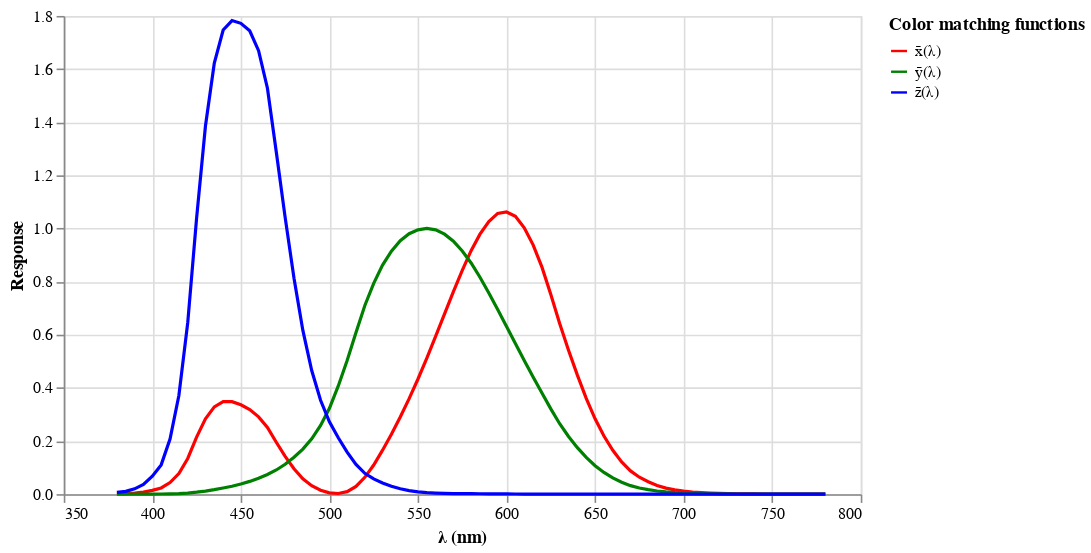

Source (notebook cell):
### Code cell
plotcmf = toVegaLite
  [ description "CIE 1931 Color Matching Functions"
  , background "white"
  , cie1931cmf
  , transform . foldAs ["x̄(λ)", "ȳ(λ)", "z̄(λ)"] "Color matching functions" "Response"$ []
  , mark Line []
  , encoding 
    . position VL.X [PName "λ (nm)", PmType Quantitative]
    . position VL.Y [PName "Response", PmType Quantitative]
    . color [ MName "Color matching functions", MmType Nominal , MScale [SDomain (DStrings ["x̄(λ)", "ȳ(λ)", "z̄(λ)"]), SRange (RStrings ["Red", "Green", "Blue"])] ]
    $ []
  , height 300
  , width 500
  ]
  where
    cie1931cmf = dataFromColumns []
               . dataColumn "λ (nm)" (Numbers [w | (w, _, _) <- CIE1931.colorMatchingFunctions])
               . dataColumn "x̄(λ)" (Numbers [s0 | (_, V3 s0 _ _, _) <- CIE1931.colorMatchingFunctions])
               . dataColumn "ȳ(λ)" (Numbers [s1 | (_, V3 _ s1 _, _) <- CIE1931.colorMatchingFunctions])
               . dataColumn "z̄(λ)" (Numbers [s3 | (_, V3 _ _ s3, _) <- CIE1931.colorMatchingFunctions])
               $ []
vlShow plotcmf

### Figure 1 — Vega-Lite specification as saved in the notebook (floating-point values rounded to 4 significant figures)
{"$schema": "https://vega.github.io/schema/vega-lite/v3.json", "background": "white", "data": {"values": [{"x̄(λ)": 0.001368, "z̄(λ)": 0.00645, "ȳ(λ)": 3.9e-05, "λ (nm)": 380}, {"x̄(λ)": 0.002236, "z̄(λ)": 0.01055, "ȳ(λ)": 6.4e-05, "λ (nm)": 385}, {"x̄(λ)": 0.004243, "z̄(λ)": 0.02005, "ȳ(λ)": 0.00012, "λ (nm)": 390}, {"x̄(λ)": 0.00765, "z̄(λ)": 0.03621, "ȳ(λ)": 0.000217, "λ (nm)": 395}, {"x̄(λ)": 0.01431, "z̄(λ)": 0.06785, "ȳ(λ)": 0.000396, "λ (nm)": 400}, {"x̄(λ)": 0.02319, "z̄(λ)": 0.1102, "ȳ(λ)": 0.00064, "λ (nm)": 405}, {"x̄(λ)": 0.04351, "z̄(λ)": 0.2074, "ȳ(λ)": 0.00121, "λ (nm)": 410}, {"x̄(λ)": 0.07763, "z̄(λ)": 0.3713, "ȳ(λ)": 0.00218, "λ (nm)": 415}, {"x̄(λ)": 0.1344, "z̄(λ)": 0.6456, "ȳ(λ)": 0.004, "λ (nm)": 420}, {"x̄(λ)": 0.2148, "z̄(λ)": 1.039, "ȳ(λ)": 0.0073, "λ (nm)": 425}, {"x̄(λ)": 0.2839, "z̄(λ)": 1.386, "ȳ(λ)": 0.0116, "λ (nm)": 430}, {"x̄(λ)": 0.3285, "z̄(λ)": 1.623, "ȳ(λ)": 0.01684, "λ (nm)": 435}, {"x̄(λ)": 0.3483, "z̄(λ)": 1.747, "ȳ(λ)": 0.023, "λ (nm)": 440}, {"x̄(λ)": 0.3481, "z̄(λ)": 1.783, "ȳ(λ)": 0.0298, "λ (nm)": 445}, {"x̄(λ)": 0.3362, "z̄(λ)": 1.772, "ȳ(λ)": 0.038, "λ (nm)": 450}, {"x̄(λ)": 0.3187, "z̄(λ)": 1.744, "ȳ(λ)": 0.048, "λ (nm)": 455}, {"x̄(λ)": 0.2908, "z̄(λ)": 1.669, "ȳ(λ)": 0.06, "λ (nm)": 460}, {"x̄(λ)": 0.2511, "z̄(λ)": 1.528, "ȳ(λ)": 0.0739, "λ (nm)": 465}, {"x̄(λ)": 0.1954, "z̄(λ)": 1.288, "ȳ(λ)": 0.09098, "λ (nm)": 470}, {"x̄(λ)": 0.1421, "z̄(λ)": 1.042, "ȳ(λ)": 0.1126, "λ (nm)": 475}, {"x̄(λ)": 0.09564, "z̄(λ)": 0.8129, "ȳ(λ)": 0.139, "λ (nm)": 480}, {"x̄(λ)": 0.05795, "z̄(λ)": 0.6162, "ȳ(λ)": 0.1693, "λ (nm)": 485}, {"x̄(λ)": 0.03201, "z̄(λ)": 0.4652, "ȳ(λ)": 0.208, "λ (nm)": 490}, {"x̄(λ)": 0.0147, "z̄(λ)": 0.3533, "ȳ(λ)": 0.2586, "λ (nm)": 495}, {"x̄(λ)": 0.0049, "z̄(λ)": 0.272, "ȳ(λ)": 0.323, "λ (nm)": 500}, {"x̄(λ)": 0.0024, "z̄(λ)": 0.2123, "ȳ(λ)": 0.4073, "λ (nm)": 505}, {"x̄(λ)": 0.0093, "z̄(λ)": 0.1582, "ȳ(λ)": 0.503, "λ (nm)": 510}, {"x̄(λ)": 0.0291, "z̄(λ)": 0.1117, "ȳ(λ)": 0.6082, "λ (nm)": 515}, {"x̄(λ)": 0.06327, "z̄(λ)": 0.07825, "ȳ(λ)": 0.71, "λ (nm)": 520}, {"x̄(λ)": 0.1096, "z̄(λ)": 0.05725, "ȳ(λ)": 0.7932, "λ (nm)": 525}, {"x̄(λ)": 0.1655, "z̄(λ)": 0.04216, "ȳ(λ)": 0.862, "λ (nm)": 530}, {"x̄(λ)": 0.2258, "z̄(λ)": 0.02984, "ȳ(λ)": 0.9149, "λ (nm)": 535}, {"x̄(λ)": 0.2904, "z̄(λ)": 0.0203, "ȳ(λ)": 0.954, "λ (nm)": 540}, {"x̄(λ)": 0.3597, "z̄(λ)": 0.0134, "ȳ(λ)": 0.9803, "λ (nm)": 545}, {"x̄(λ)": 0.4335, "z̄(λ)": 0.00875, "ȳ(λ)": 0.995, "λ (nm)": 550}, {"x̄(λ)": 0.5121, "z̄(λ)": 0.00575, "ȳ(λ)": 1, "λ (nm)": 555}, {"x̄(λ)": 0.5945, "z̄(λ)": 0.0039, "ȳ(λ)": 0.995, "λ (nm)": 560}, {"x̄(λ)": 0.6784, "z̄(λ)": 0.00275, "ȳ(λ)": 0.9786, "λ (nm)": 565}, {"x̄(λ)": 0.7621, "z̄(λ)": 0.0021, "ȳ(λ)": 0.952, "λ (nm)": 570}, {"x̄(λ)": 0.8425, "z̄(λ)": 0.0018, "ȳ(λ)": 0.9154, "λ (nm)": 575}, {"x̄(λ)": 0.9163, "z̄(λ)": 0.00165, "ȳ(λ)": 0.87, "λ (nm)": 580}, {"x̄(λ)": 0.9786, "z̄(λ)": 0.0014, "ȳ(λ)": 0.8163, "λ (nm)": 585}, {"x̄(λ)": 1.026, "z̄(λ)": 0.0011, "ȳ(λ)": 0.757, "λ (nm)": 590}, {"x̄(λ)": 1.057, "z̄(λ)": 0.001, "ȳ(λ)": 0.6949, "λ (nm)": 595}, {"x̄(λ)": 1.062, "z̄(λ)": 0.0008, "ȳ(λ)": 0.631, "λ (nm)": 600}, {"x̄(λ)": 1.046, "z̄(λ)": 0.0006, "ȳ(λ)": 0.5668, "λ (nm)": 605}, {"x̄(λ)": 1.003, "z̄(λ)": 0.00034, "ȳ(λ)": 0.503, "λ (nm)": 610}, {"x̄(λ)": 0.9384, "z̄(λ)": 0.00024, "ȳ(λ)": 0.4412, "λ (nm)": 615}, {"x̄(λ)": 0.8545, "z̄(λ)": 0.00019, "ȳ(λ)": 0.381, "λ (nm)": 620}, {"x̄(λ)": 0.7514, "z̄(λ)": 0.0001, "ȳ(λ)": 0.321, "λ (nm)": 625}, {"x̄(λ)": 0.6424, "z̄(λ)": 5e-05, "ȳ(λ)": 0.265, "λ (nm)": 630}, {"x̄(λ)": 0.5419, "z̄(λ)": 3e-05, "ȳ(λ)": 0.217, "λ (nm)": 635}, {"x̄(λ)": 0.4479, "z̄(λ)": 2e-05, "ȳ(λ)": 0.175, "λ (nm)": 640}, {"x̄(λ)": 0.3608, "z̄(λ)": 1e-05, "ȳ(λ)": 0.1382, "λ (nm)": 645}, {"x̄(λ)": 0.2835, "z̄(λ)": 0, "ȳ(λ)": 0.107, "λ (nm)": 650}, {"x̄(λ)": 0.2187, "z̄(λ)": 0, "ȳ(λ)": 0.0816, "λ (nm)": 655}, {"x̄(λ)": 0.1649, "z̄(λ)": 0, "ȳ(λ)": 0.061, "λ (nm)": 660}, {"x̄(λ)": 0.1212, "z̄(λ)": 0, "ȳ(λ)": 0.04458, "λ (nm)": 665}, {"x̄(λ)": 0.0874, "z̄(λ)": 0, "ȳ(λ)": 0.032, "λ (nm)": 670}, {"x̄(λ)": 0.0636, "z̄(λ)": 0, "ȳ(λ)": 0.0232, "λ (nm)": 675}, {"x̄(λ)": 0.04677, "z̄(λ)": 0, "ȳ(λ)": 0.017, "λ (nm)": 680}, {"x̄(λ)": 0.0329, "z̄(λ)": 0, "ȳ(λ)": 0.01192, "λ (nm)": 685}, {"x̄(λ)": 0.0227, "z̄(λ)": 0, "ȳ(λ)": 0.00821, "λ (nm)": 690}, {"x̄(λ)": 0.01584, "z̄(λ)": 0, "ȳ(λ)": 0.005723, "λ (nm)": 695}, {"x̄(λ)": 0.01136, "z̄(λ)": 0, "ȳ(λ)": 0.004102, "λ (nm)": 700}, {"x̄(λ)": 0.008111, "z̄(λ)": 0, "ȳ(λ)": 0.002929, "λ (nm)": 705}, {"x̄(λ)": 0.00579, "z̄(λ)": 0, "ȳ(λ)": 0.002091, "λ (nm)": 710}, {"x̄(λ)": 0.004109, "z̄(λ)": 0, "ȳ(λ)": 0.001484, "λ (nm)": 715}, {"x̄(λ)": 0.002899, "z̄(λ)": 0, "ȳ(λ)": 0.001047, "λ (nm)": 720}, {"x̄(λ)": 0.002049, "z̄(λ)": 0, "ȳ(λ)": 0.00074, "λ (nm)": 725}, {"x̄(λ)": 0.00144, "z̄(λ)": 0, "ȳ(λ)": 0.00052, "λ (nm)": 730}, {"x̄(λ)": 0.001, "z̄(λ)": 0, "ȳ(λ)": 0.000361, "λ (nm)": 735}, {"x̄(λ)": 0.00069, "z̄(λ)": 0, "ȳ(λ)": 0.000249, "λ (nm)": 740}, {"x̄(λ)": 0.000476, "z̄(λ)": 0, "ȳ(λ)": 0.000172, "λ (nm)": 745}, {"x̄(λ)": 0.000332, "z̄(λ)": 0, "ȳ(λ)": 0.00012, "λ (nm)": 750}, {"x̄(λ)": 0.000235, "z̄(λ)": 0, "ȳ(λ)": 8.5e-05, "λ (nm)": 755}, {"x̄(λ)": 0.000166, "z̄(λ)": 0, "ȳ(λ)": 6e-05, "λ (nm)": 760}, {"x̄(λ)": 0.000117, "z̄(λ)": 0, "ȳ(λ)": 4.2e-05, "λ (nm)": 765}, {"x̄(λ)": 8.3e-05, "z̄(λ)": 0, "ȳ(λ)": 3e-05, "λ (nm)": 770}, {"x̄(λ)": 5.9e-05, "z̄(λ)": 0, "ȳ(λ)": 2.1e-05, "λ (nm)": 775}, {"x̄(λ)": 4.2e-05, "z̄(λ)": 0, "ȳ(λ)": 1.5e-05, "λ (nm)": 780}]}, "description": "CIE 1931 Color Matching Functions", "encoding": {"color": {"field": "Color matching functions", "scale": {"domain": ["x̄(λ)", "ȳ(λ)", "z̄(λ)"], "range": ["Red", "Green", "Blue"]}, "type": "nominal"}, "x": {"field": "λ (nm)", "type": "quantitative"}, "y": {"field": "Response", "type": "quantitative"}}, "height": 300, "mark": "line", "transform": [{"as": ["Color matching functions", "Response"], "fold": ["x̄(λ)", "ȳ(λ)", "z̄(λ)"]}], "width": 500}
